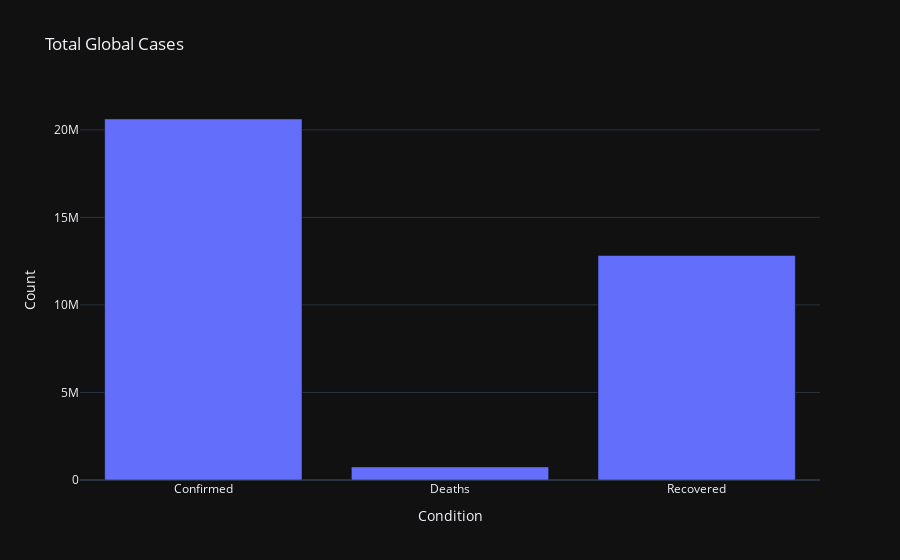

Source (notebook cell):
### Code cell
import plotly.express as px
from data import totals_df

fig = px.bar(totals_df, x="condition", hover_data={
    'count': ":,"
}, y="count", template="plotly_dark", title="Total Global Cases")
fig.update_layout(
    xaxis=dict(title="Condition"),
    yaxis=dict(title="Count")
)
fig.show()

### Figure 1 — Plotly figure (JSON) as saved in the notebook; plotly's stock layout.template omitted (floating-point values rounded to 4 significant figures)
{"data": [{"alignmentgroup": "True", "customdata": [[20620847], [749358], [12826815]], "hovertemplate": "condition=%{x}<br>count=%{customdata[0]:,}<extra></extra>", "legendgroup": "", "marker": {"color": "#636efa"}, "name": "", "offsetgroup": "", "orientation": "v", "showlegend": false, "textposition": "auto", "type": "bar", "x": ["Confirmed", "Deaths", "Recovered"], "xaxis": "x", "y": [20620847, 749358, 12826815], "yaxis": "y"}], "layout": {"barmode": "relative", "legend": {"tracegroupgap": 0}, "title": {"text": "Total Global Cases"}, "xaxis": {"anchor": "y", "domain": [0, 1], "title": {"text": "Condition"}}, "yaxis": {"anchor": "x", "domain": [0, 1], "title": {"text": "Count"}}}}
